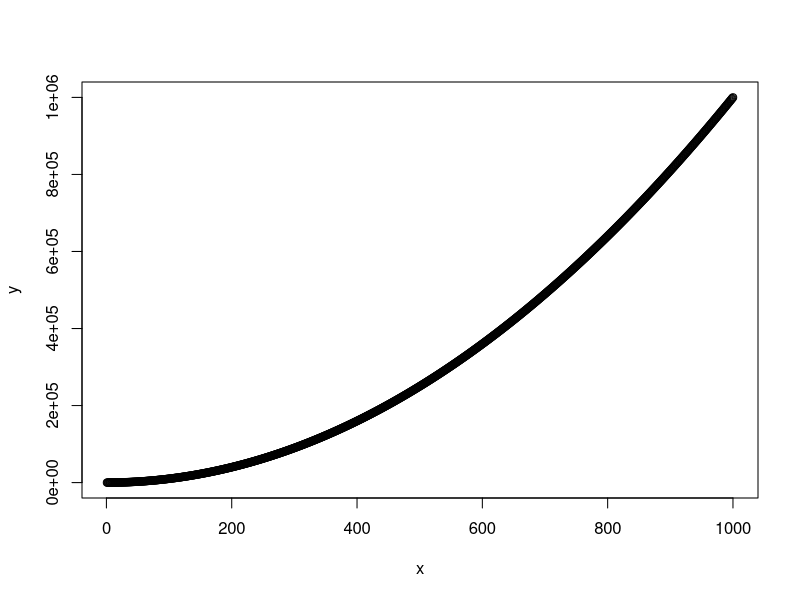

This chart was generated by the following R code:
## ---- chunk 1
knitr::opts_chunk$set(collapse = TRUE)
## ---- chunk 2
x = 1:1000
y <- x^2 +2
## ---- chunk 3
plot(x, y)
